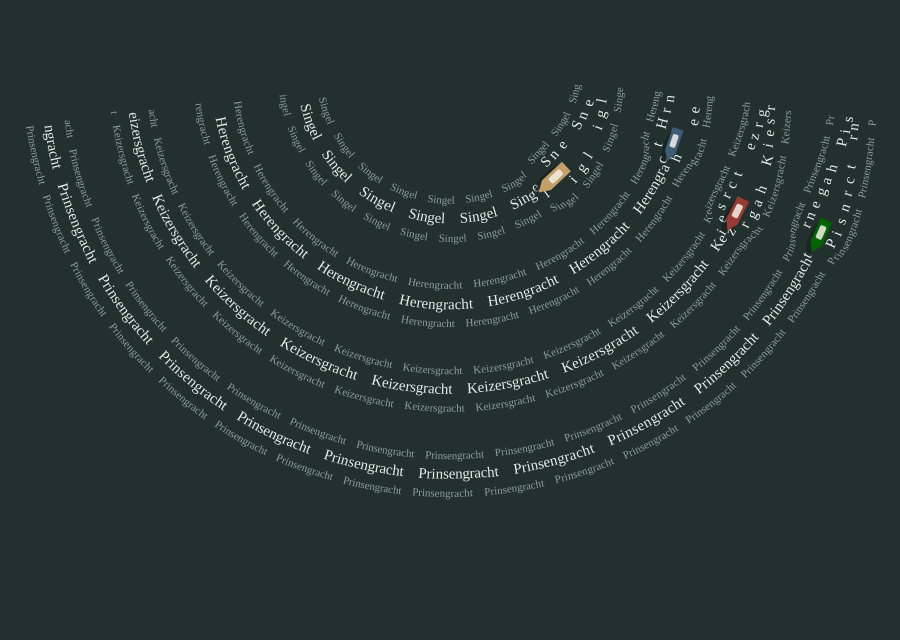
Frame 1 (no input)
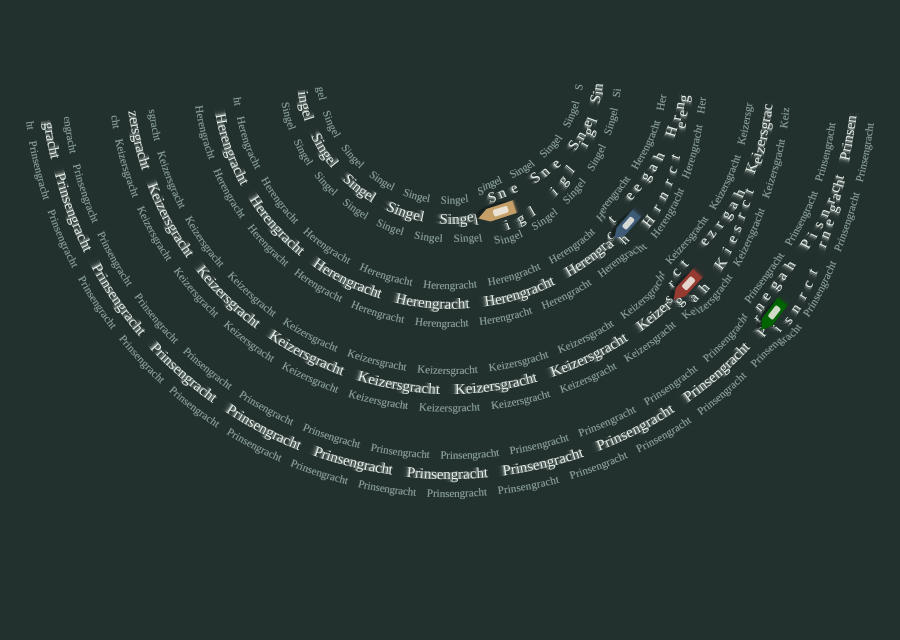
Frame 60 (no input)
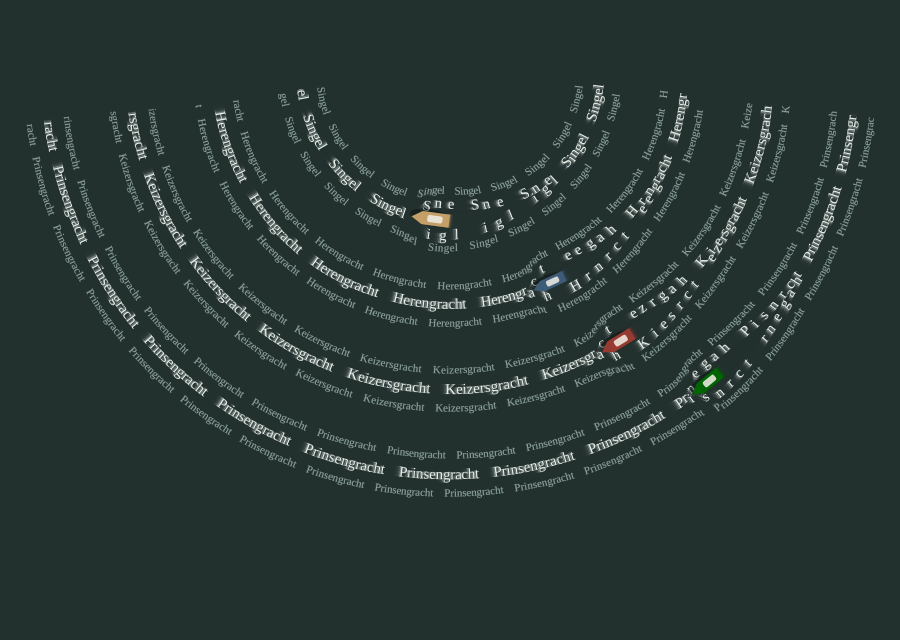
Frame 120 (the mouse pressed at the canvas centre since frame 60)

The p5.js sketch that drew these frames (run headless with seeded random() and noise() and a simulated clock; from frame 60 on, the mouse is pressed at the canvas centre):

// p5.js sketch
// ── sketch.js
const CANAIS = [
  { texto: "Singel", r: 150 },
  { texto: "Herengracht", r: 235 },
  { texto: "Keizersgracht", r: 320 },
  { texto: "Prinsengracht", r: 405 },
];

const FAIXAS = 3;
const ESPACO = 19;
const VMAX = 1.2;
const REDEMOINHO = 14;
const N_BARCOS = 4;
const ESTEIRA = 16;
const A0 = 0.12;
const A1 = Math.PI - 0.12;

const AGUA = [34, 48, 46];
let faixas = [];
let barcos = [];
let cx, cy;

function setup() {
  createCanvas(900, 640);
  cx = width / 2;
  cy = 70;
  textFont("Georgia");
  textAlign(LEFT, CENTER);
  noStroke();

  CANAIS.forEach((c, ci) => {
    for (let k = 0; k < FAIXAS; k++) {
      const u = FAIXAS === 1 ? 0 : map(k, 0, FAIXAS - 1, -1, 1);
      const meio = 1 - u * u;

      const f = {
        canal: ci,
        u,
        r: c.r + u * ESPACO * ((FAIXAS - 1) / 2),
        vel: 0.25 + VMAX * meio,
        tam: lerp(11, 15, meio),
        cor: [lerp(140, 230, meio), lerp(162, 238, meio), lerp(154, 232, meio)],
        letras: [],
      };
      f.comp = f.r * (A1 - A0);

      textSize(f.tam);
      const unidade = c.texto + "    ";
      let o = 0;
      while (o < f.comp + 100) {
        for (const ch of unidade) {
          f.letras.push({ ch, o, i: f.letras.length });
          o += textWidth(ch);
        }
      }
      f.total = o;
      f.s0 = random(f.total);
      faixas.push(f);
    }
  });

  const cascos = [[196, 160, 104], [62, 92, 120], [150, 58, 50], [0, 100, 0]];
  for (let i = 0; i < N_BARCOS; i++) {
    const canal = i % CANAIS.length;
    const vel = random([-1, 1]) * random(0.6, 1.8);
    barcos.push({
      canal,
      comp: CANAIS[canal].r * (A1 - A0),
      s: random(CANAIS[canal].r * (A1 - A0)),
      vel,
      tam: random(30, 42),
      larg: random(11, 14),
      casco: cascos[i % cascos.length],
    });
  }
  background(...AGUA);
}

function draw() {
  background(...AGUA, 150);
  const t = frameCount * 0.004;

  for (const b of barcos) {
    b.s = (b.s + b.vel + b.comp) % b.comp;
  }

  for (const f of faixas) {
    f.s0 += f.vel;
    textSize(f.tam);
    fill(...f.cor);

    for (const L of f.letras) {
      let s = (f.s0 + L.o) % f.total;
      s += REDEMOINHO * (noise(s * 0.003, f.r * 0.01, t) - 0.5);
      if (s < 0 || s > f.comp) continue;

      let dr = 0;
      const sCentro = s * (CANAIS[f.canal].r / f.r);
      for (const b of barcos) {
        if (b.canal !== f.canal) continue;
        const d = (sCentro - b.s) * Math.sign(b.vel);
        const largura = d > 0 ? 18 : 90;
        const forca = Math.exp(-(d * d) / (largura * largura));
        if (forca < 0.01) continue;
        const lado = f.u > 0 ? 1 : f.u < 0 ? -1 : (L.i % 2 ? 1 : -1);
        dr += lado * ESTEIRA * forca * (f.u === 0 ? 1 : 0.6);
      }

      const rr = f.r + dr + 2 * (noise(s * 0.01, f.r, t * 2) - 0.5);
      const a = A1 - s / f.r;
      push();
      translate(cx + rr * cos(a), cy + rr * sin(a));
      rotate(a - HALF_PI);
      text(L.ch, 0, 0);
      pop();
    }
  }

  for (const b of barcos) desenhaBarco(b);
}

function desenhaBarco(b) {
  const r = CANAIS[b.canal].r;
  const a = A1 - b.s / r;
  push();
  translate(cx + r * cos(a), cy + r * sin(a));
  rotate(a - HALF_PI + (b.vel < 0 ? PI : 0));

  const c = b.tam, l = b.larg;
  fill(15, 22, 21, 110);
  ellipse(2, 3, c, l);

  fill(...b.casco);
  beginShape();
  vertex(-c / 2, -l / 2);
  vertex(c * 0.22, -l / 2);
  vertex(c / 2, 0);
  vertex(c * 0.22, l / 2);
  vertex(-c / 2, l / 2);
  endShape(CLOSE);

  fill(240, 238, 230, 220);
  rect(-c * 0.32, -l * 0.27, c * 0.4, l * 0.54, 2);
  pop();
}
